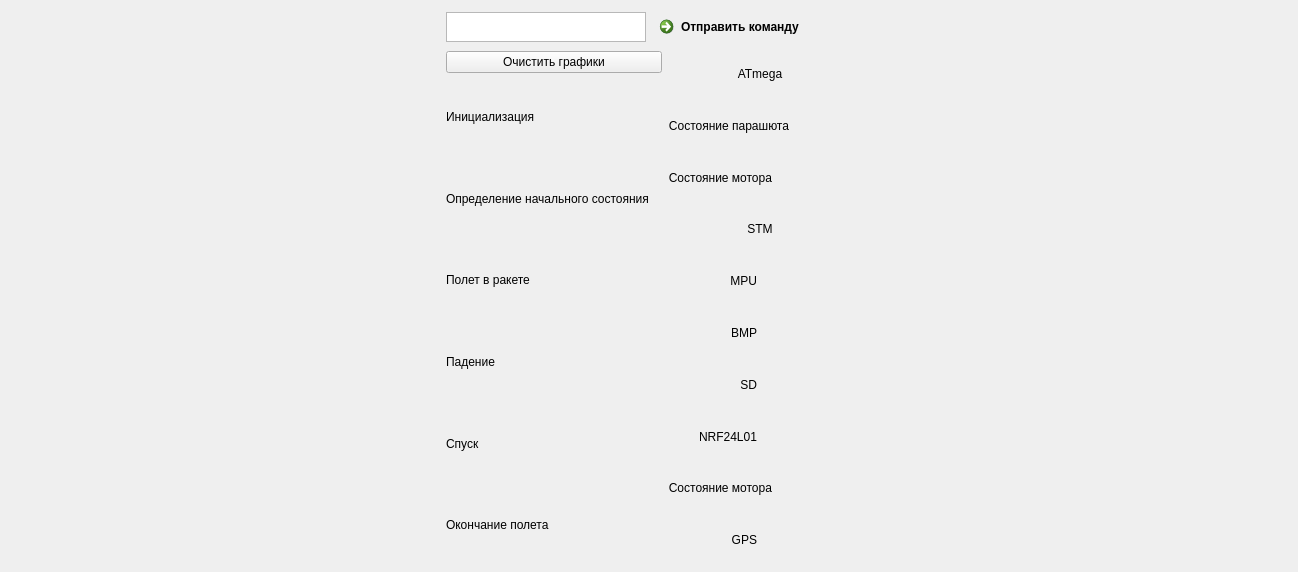
<?xml version="1.0" encoding="UTF-8"?>
<ui version="4.0">
 <class>MainWindow</class>
 <widget class="QMainWindow" name="MainWindow">
  <property name="enabled">
   <bool>true</bool>
  </property>
  <property name="geometry">
   <rect>
    <x>0</x>
    <y>0</y>
    <width>1298</width>
    <height>572</height>
   </rect>
  </property>
  <property name="windowTitle">
   <string>MainWindow</string>
  </property>
  <widget class="QWidget" name="centralwidget">
   <layout class="QHBoxLayout" name="horizontalLayout_2">
    <item>
     <layout class="QVBoxLayout" name="verticalLayout_3">
      <property name="spacing">
       <number>6</number>
      </property>
      <property name="sizeConstraint">
       <enum>QLayout::SetFixedSize</enum>
      </property>
      <item>
       <layout class="QHBoxLayout" name="horizontalLayout_3">
        <item>
         <widget class="QTextBrowser" name="textBrowser">
          <property name="enabled">
           <bool>true</bool>
          </property>
          <property name="maximumSize">
           <size>
            <width>200</width>
            <height>30</height>
           </size>
          </property>
          <property name="readOnly">
           <bool>false</bool>
          </property>
         </widget>
        </item>
        <item>
         <widget class="QCommandLinkButton" name="commandLinkButton">
          <property name="maximumSize">
           <size>
            <width>200</width>
            <height>60</height>
           </size>
          </property>
          <property name="text">
           <string>Отправить команду</string>
          </property>
         </widget>
        </item>
       </layout>
      </item>
      <item>
       <layout class="QHBoxLayout" name="horizontalLayout" stretch="0,0">
        <property name="sizeConstraint">
         <enum>QLayout::SetMinimumSize</enum>
        </property>
        <item>
         <layout class="QVBoxLayout" name="verticalLayout_2">
          <property name="sizeConstraint">
           <enum>QLayout::SetFixedSize</enum>
          </property>
          <item>
           <widget class="QPushButton" name="pushButton_3">
            <property name="maximumSize">
             <size>
              <width>16777215</width>
              <height>16777215</height>
             </size>
            </property>
            <property name="text">
             <string>Очистить графики</string>
            </property>
           </widget>
          </item>
          <item>
           <layout class="QHBoxLayout" name="horizontalLayout_9">
            <item>
             <widget class="QLabel" name="label_6">
              <property name="maximumSize">
               <size>
                <width>220</width>
                <height>30</height>
               </size>
              </property>
              <property name="text">
               <string>Инициализация</string>
              </property>
             </widget>
            </item>
            <item>
             <widget class="QLabel" name="init">
              <property name="text">
               <string/>
              </property>
             </widget>
            </item>
           </layout>
          </item>
          <item>
           <layout class="QHBoxLayout" name="horizontalLayout_8">
            <item>
             <widget class="QLabel" name="label_8">
              <property name="text">
               <string>Определение начального состояния</string>
              </property>
             </widget>
            </item>
            <item>
             <widget class="QLabel" name="init_param">
              <property name="text">
               <string/>
              </property>
             </widget>
            </item>
           </layout>
          </item>
          <item>
           <layout class="QHBoxLayout" name="horizontalLayout_12">
            <item>
             <widget class="QLabel" name="label_15">
              <property name="text">
               <string>Полет в ракете</string>
              </property>
             </widget>
            </item>
            <item>
             <widget class="QLabel" name="in_rocket">
              <property name="text">
               <string/>
              </property>
             </widget>
            </item>
           </layout>
          </item>
          <item>
           <layout class="QHBoxLayout" name="horizontalLayout_13">
            <item>
             <widget class="QLabel" name="label_9">
              <property name="text">
               <string>Падение</string>
              </property>
             </widget>
            </item>
            <item>
             <widget class="QLabel" name="falling">
              <property name="text">
               <string/>
              </property>
             </widget>
            </item>
           </layout>
          </item>
          <item>
           <layout class="QHBoxLayout" name="horizontalLayout_14">
            <item>
             <widget class="QLabel" name="label_16">
              <property name="text">
               <string>Спуск</string>
              </property>
             </widget>
            </item>
            <item>
             <widget class="QLabel" name="lowering">
              <property name="text">
               <string/>
              </property>
             </widget>
            </item>
           </layout>
          </item>
          <item>
           <layout class="QHBoxLayout" name="horizontalLayout_10">
            <item>
             <widget class="QLabel" name="label_17">
              <property name="text">
               <string>Окончание полета</string>
              </property>
             </widget>
            </item>
            <item>
             <widget class="QLabel" name="end">
              <property name="text">
               <string/>
              </property>
             </widget>
            </item>
           </layout>
          </item>
         </layout>
        </item>
        <item>
         <layout class="QVBoxLayout" name="verticalLayout_5">
          <item>
           <widget class="QLabel" name="label_5">
            <property name="text">
             <string>ATmega</string>
            </property>
            <property name="alignment">
             <set>Qt::AlignCenter</set>
            </property>
           </widget>
          </item>
          <item>
           <layout class="QHBoxLayout" name="horizontalLayout_6">
            <item>
             <widget class="QLabel" name="label">
              <property name="text">
               <string>Состояние парашюта</string>
              </property>
              <property name="alignment">
               <set>Qt::AlignRight|Qt::AlignTrailing|Qt::AlignVCenter</set>
              </property>
             </widget>
            </item>
            <item>
             <widget class="QLabel" name="state_para">
              <property name="text">
               <string/>
              </property>
             </widget>
            </item>
           </layout>
          </item>
          <item>
           <layout class="QHBoxLayout" name="horizontalLayout_7">
            <item>
             <widget class="QLabel" name="label_2">
              <property name="text">
               <string>Состояние мотора</string>
              </property>
              <property name="alignment">
               <set>Qt::AlignRight|Qt::AlignTrailing|Qt::AlignVCenter</set>
              </property>
             </widget>
            </item>
            <item>
             <widget class="QLabel" name="state_atm_motor">
              <property name="text">
               <string/>
              </property>
             </widget>
            </item>
           </layout>
          </item>
          <item>
           <widget class="QLabel" name="label_3">
            <property name="layoutDirection">
             <enum>Qt::LeftToRight</enum>
            </property>
            <property name="text">
             <string>STM</string>
            </property>
            <property name="alignment">
             <set>Qt::AlignCenter</set>
            </property>
           </widget>
          </item>
          <item>
           <layout class="QHBoxLayout" name="horizontalLayout_15">
            <item>
             <widget class="QLabel" name="label_4">
              <property name="text">
               <string>MPU</string>
              </property>
              <property name="alignment">
               <set>Qt::AlignRight|Qt::AlignTrailing|Qt::AlignVCenter</set>
              </property>
             </widget>
            </item>
            <item>
             <widget class="QLabel" name="mpu_state">
              <property name="text">
               <string/>
              </property>
             </widget>
            </item>
           </layout>
          </item>
          <item>
           <layout class="QHBoxLayout" name="horizontalLayout_16">
            <item>
             <widget class="QLabel" name="label_10">
              <property name="text">
               <string>BMP</string>
              </property>
              <property name="alignment">
               <set>Qt::AlignRight|Qt::AlignTrailing|Qt::AlignVCenter</set>
              </property>
             </widget>
            </item>
            <item>
             <widget class="QLabel" name="bmp_state">
              <property name="text">
               <string/>
              </property>
             </widget>
            </item>
           </layout>
          </item>
          <item>
           <layout class="QHBoxLayout" name="horizontalLayout_17">
            <item>
             <widget class="QLabel" name="label_11">
              <property name="text">
               <string>SD</string>
              </property>
              <property name="alignment">
               <set>Qt::AlignRight|Qt::AlignTrailing|Qt::AlignVCenter</set>
              </property>
             </widget>
            </item>
            <item>
             <widget class="QLabel" name="sd_state">
              <property name="text">
               <string/>
              </property>
             </widget>
            </item>
           </layout>
          </item>
          <item>
           <layout class="QHBoxLayout" name="horizontalLayout_18">
            <item>
             <widget class="QLabel" name="label_12">
              <property name="text">
               <string>NRF24L01</string>
              </property>
              <property name="alignment">
               <set>Qt::AlignRight|Qt::AlignTrailing|Qt::AlignVCenter</set>
              </property>
             </widget>
            </item>
            <item>
             <widget class="QLabel" name="nrf_state">
              <property name="text">
               <string/>
              </property>
             </widget>
            </item>
           </layout>
          </item>
          <item>
           <layout class="QHBoxLayout" name="horizontalLayout_19">
            <item>
             <widget class="QLabel" name="label_13">
              <property name="text">
               <string>Состояние мотора</string>
              </property>
              <property name="alignment">
               <set>Qt::AlignRight|Qt::AlignTrailing|Qt::AlignVCenter</set>
              </property>
             </widget>
            </item>
            <item>
             <widget class="QLabel" name="morot_stm_state">
              <property name="text">
               <string/>
              </property>
             </widget>
            </item>
           </layout>
          </item>
          <item>
           <layout class="QHBoxLayout" name="horizontalLayout_20">
            <item>
             <widget class="QLabel" name="label_14">
              <property name="text">
               <string>GPS</string>
              </property>
              <property name="alignment">
               <set>Qt::AlignRight|Qt::AlignTrailing|Qt::AlignVCenter</set>
              </property>
             </widget>
            </item>
            <item>
             <widget class="QLabel" name="gps_state">
              <property name="text">
               <string/>
              </property>
             </widget>
            </item>
           </layout>
          </item>
         </layout>
        </item>
       </layout>
      </item>
      <item>
       <layout class="QGridLayout" name="gridLayou_telem"/>
      </item>
     </layout>
    </item>
    <item>
     <layout class="QVBoxLayout" name="verticalLayout_4">
      <property name="sizeConstraint">
       <enum>QLayout::SetDefaultConstraint</enum>
      </property>
      <item>
       <layout class="QGridLayout" name="top">
        <property name="sizeConstraint">
         <enum>QLayout::SetMinimumSize</enum>
        </property>
       </layout>
      </item>
      <item>
       <layout class="QGridLayout" name="middle"/>
      </item>
      <item>
       <layout class="QGridLayout" name="down"/>
      </item>
     </layout>
    </item>
    <item>
     <layout class="QVBoxLayout" name="verticalLayout">
      <property name="sizeConstraint">
       <enum>QLayout::SetFixedSize</enum>
      </property>
      <item>
       <layout class="QGridLayout" name="grid_right_2_graf">
        <property name="sizeConstraint">
         <enum>QLayout::SetMinimumSize</enum>
        </property>
       </layout>
      </item>
      <item>
       <layout class="QGridLayout" name="grid_3D"/>
      </item>
     </layout>
    </item>
   </layout>
  </widget>
  <widget class="QMenuBar" name="menubar">
   <property name="geometry">
    <rect>
     <x>0</x>
     <y>0</y>
     <width>1298</width>
     <height>21</height>
    </rect>
   </property>
  </widget>
  <action name="action">
   <property name="text">
    <string>Показать график</string>
   </property>
  </action>
  <action name="action_2">
   <property name="text">
    <string>Показать график</string>
   </property>
  </action>
  <action name="action_3">
   <property name="text">
    <string>Показать график</string>
   </property>
  </action>
  <action name="action_4">
   <property name="text">
    <string>Показать график</string>
   </property>
  </action>
 </widget>
 <resources/>
 <connections/>
</ui>
